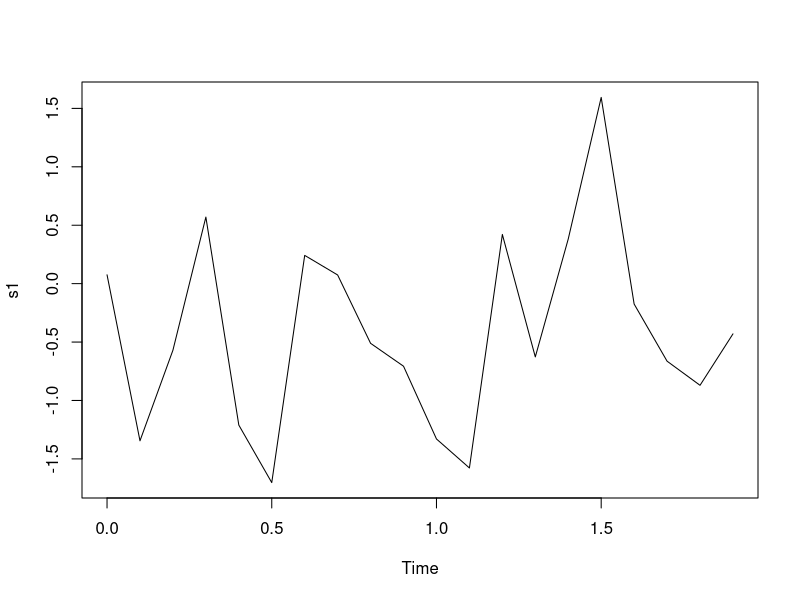

Here is the R script that generated this plot:
## ---- chunk 1
knitr::opts_chunk$set(echo = TRUE)
library(tidyverse)
library(lubridate)
## ---- chunk 2
today <- Sys.Date()
now <- Sys.time()

today
now

class(today)
class(now)
## ---- chunk 3
t1 <- dmy("01-01-2023")
t1
t2 <- ymd("2023-6-10")
t2
t3 <- ymd_hm("2023/6/1 10:30")
t3
## ---- chunk 4
year(t1)
month(t2)
wday(t3)
## ---- chunk 5
(today - t1) %>% as.numeric()
## ---- chunk 6
now + months(2)
## ---- chunk 7
ceiling_date(today, "weeks")
## ---- chunk 8
seq(today, to= today + months(1), by="2 days")
seq(now, to=now + minutes(2), by="13 secs")
## ---- chunk 9
options(digits.secs = 3) # fino all millisecondo
## ---- chunk 10
s1 <- ts(rnorm(20), start = 0, frequency = 10)
s1
## ---- chunk 11
ts(rnorm(20), start = c(2023, 11), frequency = 12)
## ---- chunk 12
plot(s1)
## ---- chunk 13
start(s1)
end(s1)
frequency(s1)
## ---- chunk 14
as.numeric(s1)
## ---- chunk 15
time(s1)
